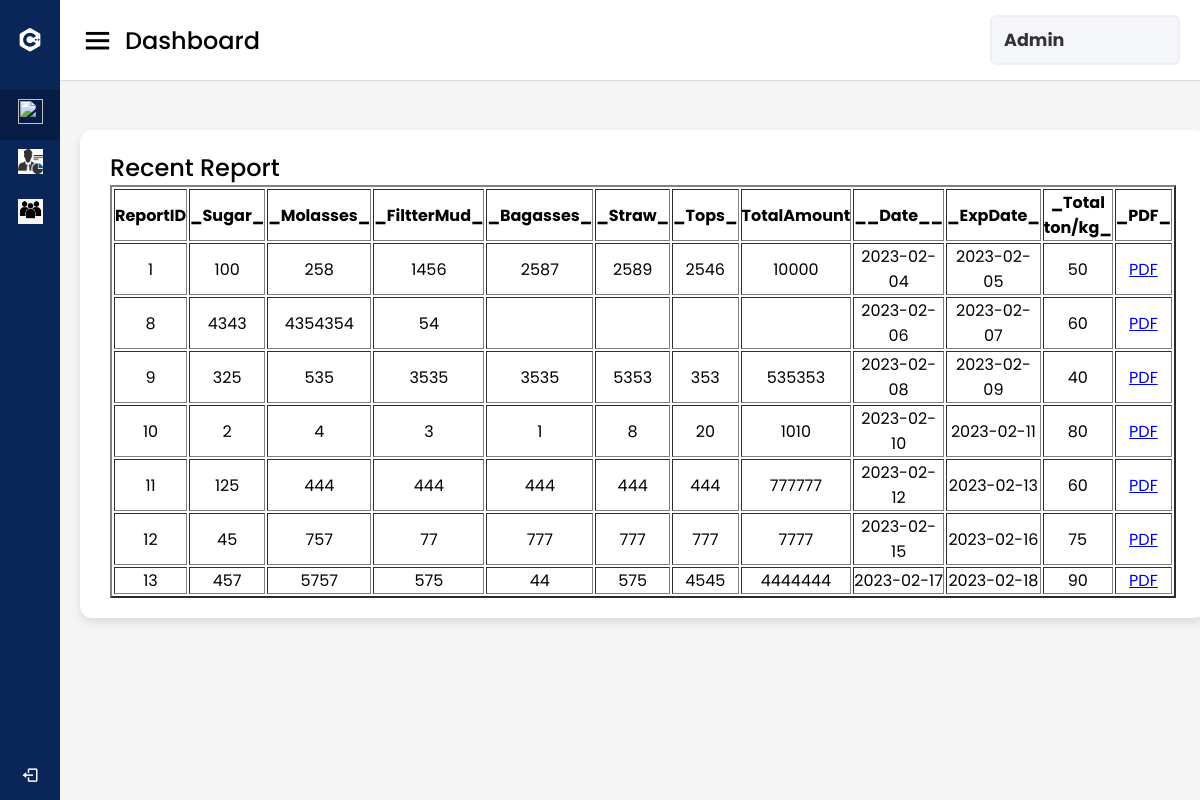
/pd, run on the app's committed database.
### MCA/models.py (models this page shows)
class report1(models.Model):
	user=models.ForeignKey(register1,on_delete=models.CASCADE)
	sugar=models.CharField(max_length=60)
	molass=models.CharField(max_length=60)
	filt=models.CharField(max_length=60)
	baga=models.CharField(max_length=60)
	straw=models.CharField(max_length=60)
	tops=models.CharField(max_length=60)
	total=models.CharField(max_length=60)
	dt=models.CharField(max_length=60, default=0)
	tton=models.CharField(max_length=60,default=0)
	ed=models.CharField(max_length=60,default=0)

### MCA/views.py (the view)
# urls.py: path('pd',pd),
def pd(req):
    y=report1.objects.all()
    z=y.values()
    return render(req,'storepdf.html',{'z':z})

### templates/storepdf.html (shortened to what this page needs)
{% load static %}
<!DOCTYPE html>
<html lang="en" dir="ltr">
  <head>
    <link rel="stylesheet" href="style.css">
    <link href='https://unpkg.com/boxicons@2.0.7/css/boxicons.min.css' rel='stylesheet'>
   </head>
<body>
  <div class="sidebar">
    <div class="logo-details">
      <i class='bx bxl-c-plus-plus'></i>
    </div>
      <ul class="nav-links">
        <li>
          <a href="useD" class="active">
            <i><img src="{% static 'images\dash2.jpg' %}" style="height:25px;width: 25px; "></i>
          </a>
        </li>
        <li>
          <a href="pdf">
            <i><img src="{% static 'images\emp1.png' %}" style="height:25px;width: 25px; "></i>
          </a>
        </li>
        <li>
          <a href="pd">
            <i><img src="{% static 'images\people1.png' %}" style="height:25px;width: 25px; "></i>
          </a>
        </li>
        <li class="log_out">
          <a href="login1">
            <i class='bx bx-log-out'></i>
          </a>
        </li>
      </ul>
  </div>
  <section class="home-section">
    <nav>
      <div class="sidebar-button">
        <i class='bx bx-menu sidebarBtn'></i>
        <span class="dashboard">Dashboard</span>
      </div>
      <div class="profile-details">
        <span class="admin_name"><h3>Admin</h3></span>
      </div>
    </nav>
    <div class="home-content">
      <div class="sales-boxes">
        <div class="recent-sales box">
          <div class="title">Recent Report</div>
          <div class="sales-details">
            <ul class="details">
               <table border=2 align="center">
                <tr style="width: 80px">
              <th>ReportID</th><th>_Sugar_</th><th>_Molasses_</th><th>_FiltterMud_</th><th>_Bagasses_</th><th>_Straw_</th><th>_Tops_</th><th>TotalAmount</th><th>__Date__</th><th>_ExpDate_</th><th>_Total ton/kg_</th><th>_PDF_</th></tr>
              {% for i in z %}
              <tr>
            <td style="text-align: center;">{{i.id}}</td><td style="text-align: center;">{{i.sugar}}</td><td style="text-align: center;">{{i.molass}}</td><td style="text-align: center;">{{i.filt}}</td><td style="text-align: center;">{{i.baga}}</td><td style="text-align: center;">{{i.straw}}</td><td style="text-align: center;">{{i.tops}}</td><td style="text-align: center;">{{i.total}}</td><td style="text-align: center;">{{i.dt}}</td><td style="text-align: center;">{{i.ed}}</td><td style="text-align: center;">{{i.tton}}</td><td style="text-align: center;"><a href=preview{{i.id}}>PDF</a></td></tr>
            {% endfor %}
           </table>
          </ul>
          </div>
        </div>
        </div>
      </div>
  </section>
</body>
</html>

### static/MCA/css/style.css (style rules this page uses)
:root { --primary: #EB1616; --secondary: #191C24; --light: #6C7293; --dark: #000000; }
.sidebar { position: fixed; top: 0; left: 0; bottom: 0; width: 250px; height: 100vh; overflow-y: auto; background: var(--secondary); transition: 0.5s; z-index: 999; }
@media (min-width: 992px) { .sidebar { margin-left: 0; } }

### templates/storepdf.html (style rules this page uses)
* { margin: 0; padding: 0; box-sizing: border-box; font-family: 'Poppins', sans-serif; }
.sidebar { position: fixed; height: 100%; width: 240px; background: #0A2558; transition: all 0.5s ease; }
.sidebar .logo-details { height: 80px; display: flex; align-items: center; }
.sidebar .logo-details i { font-size: 28px; font-weight: 500; color: #fff; min-width: 60px; text-align: center }
.sidebar .nav-links { margin-top: 10px; }
.sidebar .nav-links li { position: relative; list-style: none; height: 50px; }
.sidebar .nav-links li a { height: 100%; width: 100%; display: flex; align-items: center; text-decoration: none; transition: all 0.4s ease; }
.sidebar .nav-links li a.active { background: #081D45; }
.sidebar .nav-links li i { min-width: 60px; text-align: center; font-size: 18px; color: #fff; }
.sidebar .nav-links .log_out { position: absolute; bottom: 0; width: 100%; }
.home-section { position: relative; background: #f5f5f5; min-height: 100vh; width: calc(100% - 240px); left: 240px; transition: all 0.5s ease; }
.home-section nav { display: flex; justify-content: space-between; height: 80px; background: #fff; display: flex; align-items: center; position: fixed; width: calc(100% - 240px); left: 240px; z-index: 100; padding: 0 20px; box-shadow: 0 1px 1px rgba(0, 0, 0, 0.1); transition: all 0.5s ease; }
.home-section nav .sidebar-button { display: flex; align-items: center; font-size: 24px; font-weight: 500; }
nav .sidebar-button i { font-size: 35px; margin-right: 10px; }
.home-section nav .profile-details { display: flex; align-items: center; background: #F5F6FA; border: 2px solid #EFEEF1; border-radius: 6px; height: 50px; min-width: 190px; padding: 0 15px 0 2px; }
nav .profile-details .admin_name { font-size: 15px; font-weight: 500; color: #333; margin: 0 10px; white-space: nowrap; }
.home-section .home-content { position: relative; padding-top: 104px; }
.home-content .sales-boxes { display: flex; justify-content: space-between; }
.home-content .sales-boxes .recent-sales { width:100%; background: #fff; padding: 20px 30px; margin: 0 20px; border-radius: 12px; box-shadow: 0 5px 10px rgba(0, 0, 0, 0.1); }
.home-content .sales-boxes .sales-details { display: flex; align-items: center; justify-content: space-between; }
.sales-boxes .box .title { font-size: 24px; font-weight: 500; }
@media (max-width: 1240px) { .sidebar { width: 60px; } }
@media (max-width: 1240px) { .home-section { width: calc(100% - 60px); left: 60px; } }
@media (max-width: 1240px) { .home-section nav { width: calc(100% - 60px); left: 60px; } }

### data on the page
report1: id "1", sugar "100", molass "258", filt "1456", baga "2587", straw "2589", tops "2546", total "10000", dt "2023-02-04", ed "2023-02-05", tton "50"
report1: id "8", sugar "4343", molass "4354354", filt "54", dt "2023-02-06", ed "2023-02-07", tton "60"
report1: id "9", sugar "325", molass "535", filt "3535", baga "3535", straw "5353", tops "353", total "535353", dt "2023-02-08", ed "2023-02-09", tton "40"
report1: id "10", sugar "2", molass "4", filt "3", baga "1", straw "8", tops "20", total "1010", dt "2023-02-10", ed "2023-02-11", tton "80"
report1: id "11", sugar "125", molass "444", filt "444", baga "444", straw "444", tops "444", total "777777", dt "2023-02-12", ed "2023-02-13", tton "60"
report1: id "12", sugar "45", molass "757", filt "77", baga "777", straw "777", tops "777", total "7777", dt "2023-02-15", ed "2023-02-16", tton "75"
report1: id "13", sugar "457", molass "5757", filt "575", baga "44", straw "575", tops "4545", total "4444444", dt "2023-02-17", ed "2023-02-18", tton "90"
